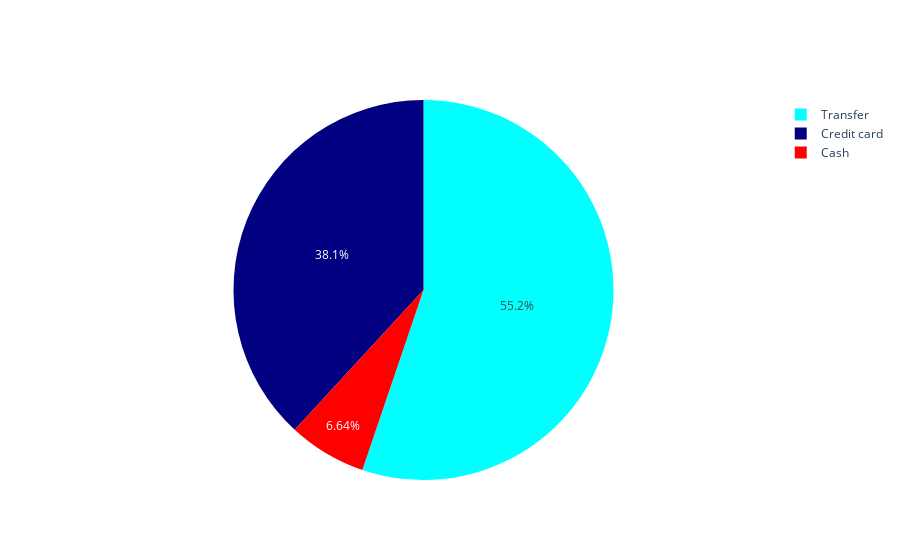

The code cell stored with this chart in its notebook:
### Markdown cell above
# 9. Percentage amount for each payment method

### Code cell
warehouse = sales.groupby('payment')['total'].sum()
trace = go.Pie(
    labels=warehouse.index,
    values=warehouse.values,
    marker=dict(colors=['red', 'navy', 'cyan', 'orange', 'lightgrey'])
)
fig = go.Figure(data=[trace])
po.iplot(fig)

### Figure 1 — Plotly figure (JSON) as saved in the notebook; plotly's stock layout.template omitted (floating-point values rounded to 4 significant figures)
{"data": [{"labels": ["Cash", "Credit card", "Transfer"], "marker": {"colors": ["red", "navy", "cyan", "orange", "lightgrey"]}, "type": "pie", "values": [19200.0, 110300.0, 159600.0]}], "layout": {}}
